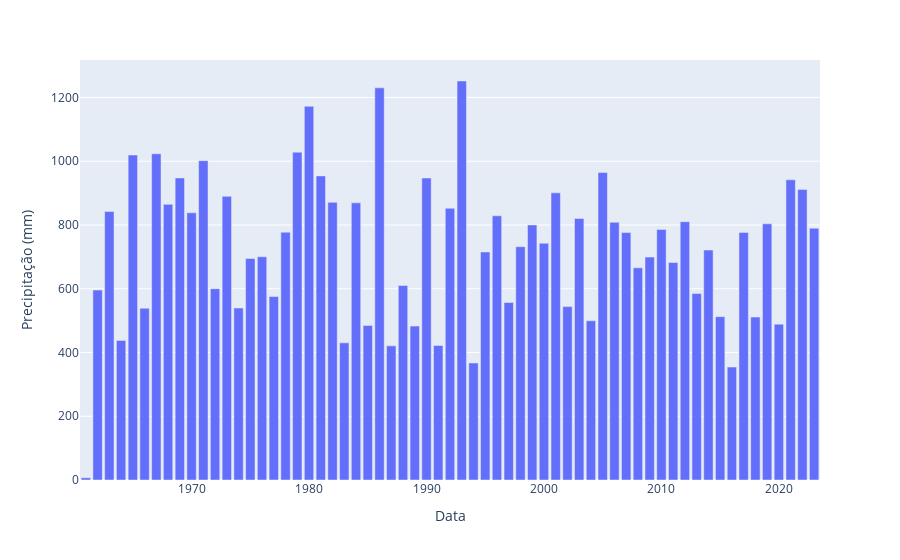

The notebook cell saved with this chart:
### Code cell
# plotando anual
fig = px.bar(df_ano, x=df_ano.index, y='Precipitação (mm)')
fig.update_traces(hovertemplate="Data: %{x} <br>prec: %{y:.0f} mm")
fig.show()
